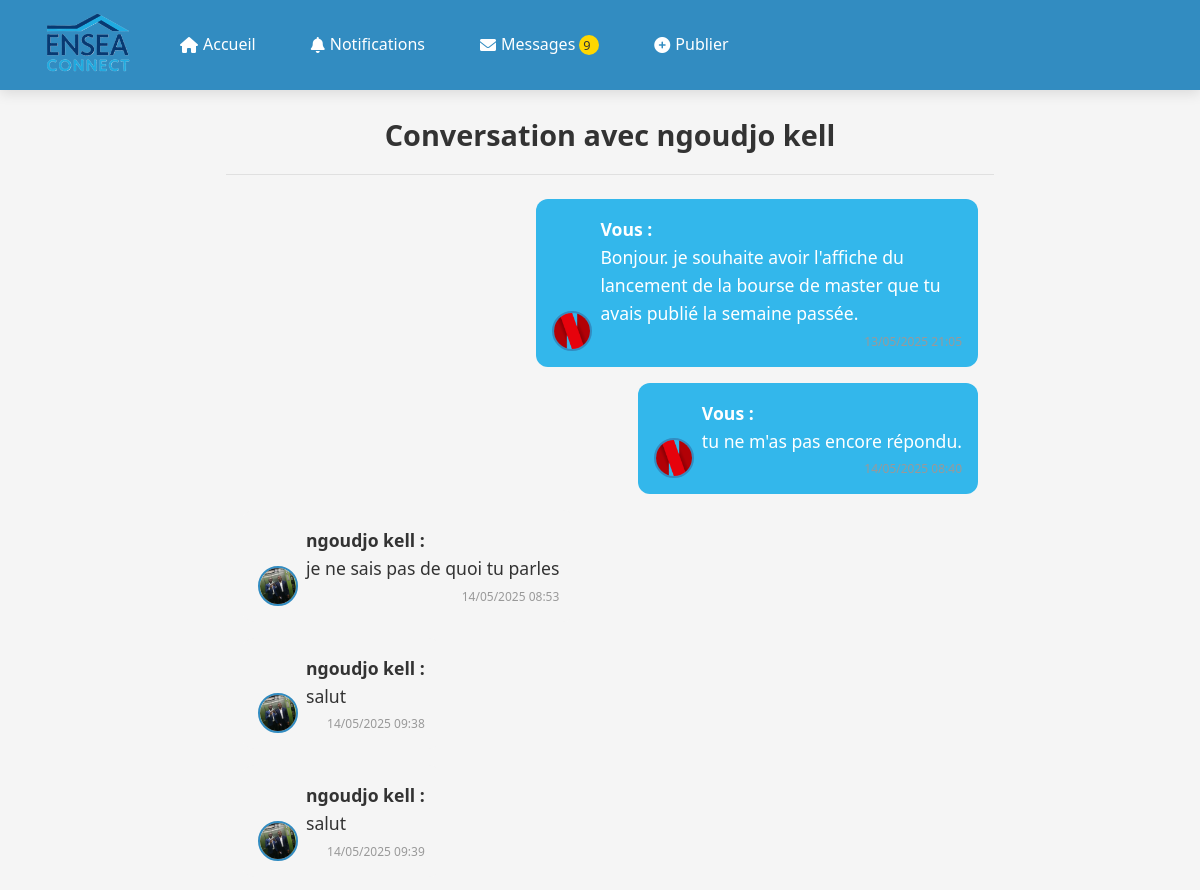
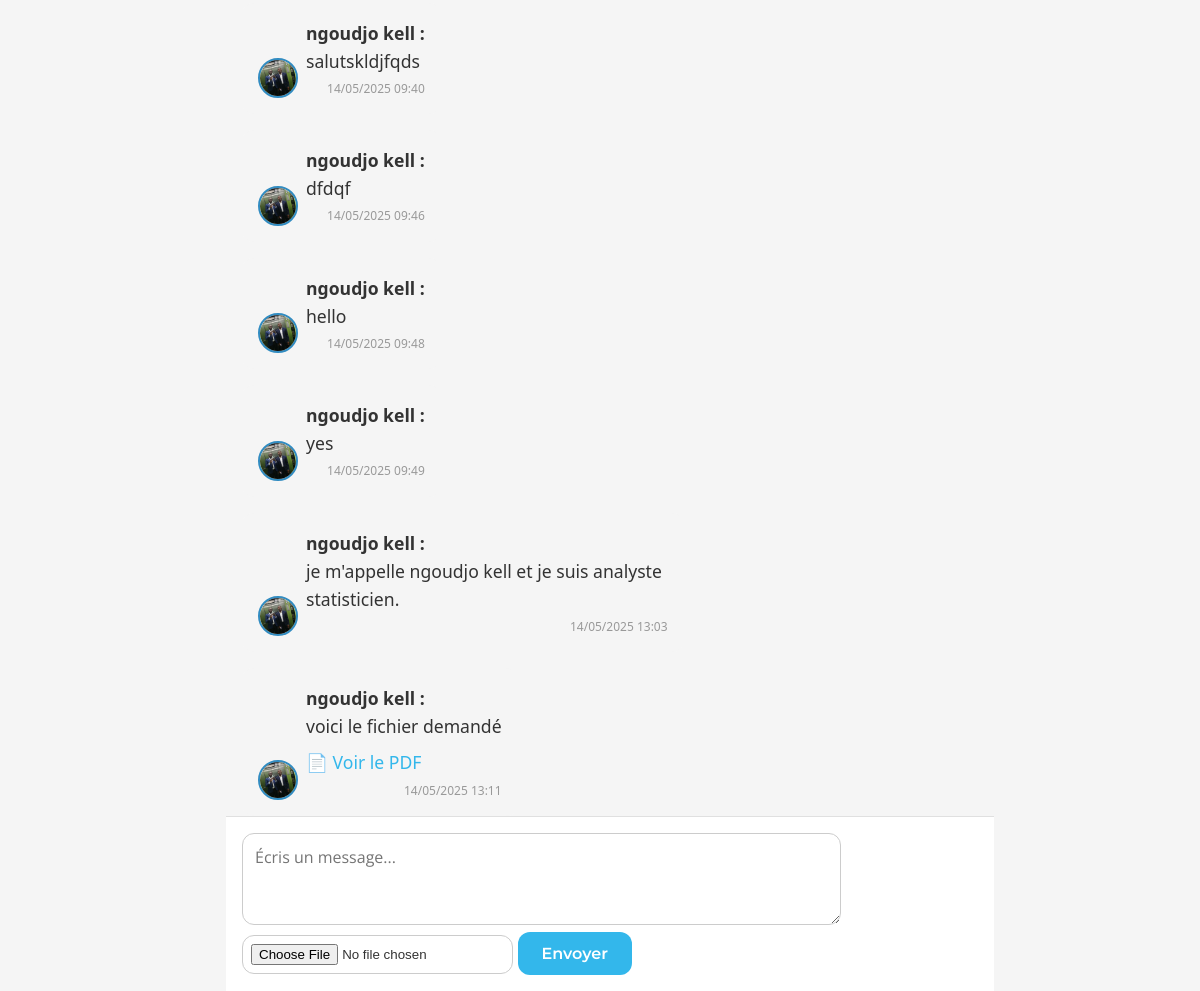
The app's page /messages/conversation/1 (signed in), older data (2 pictures, top to bottom).
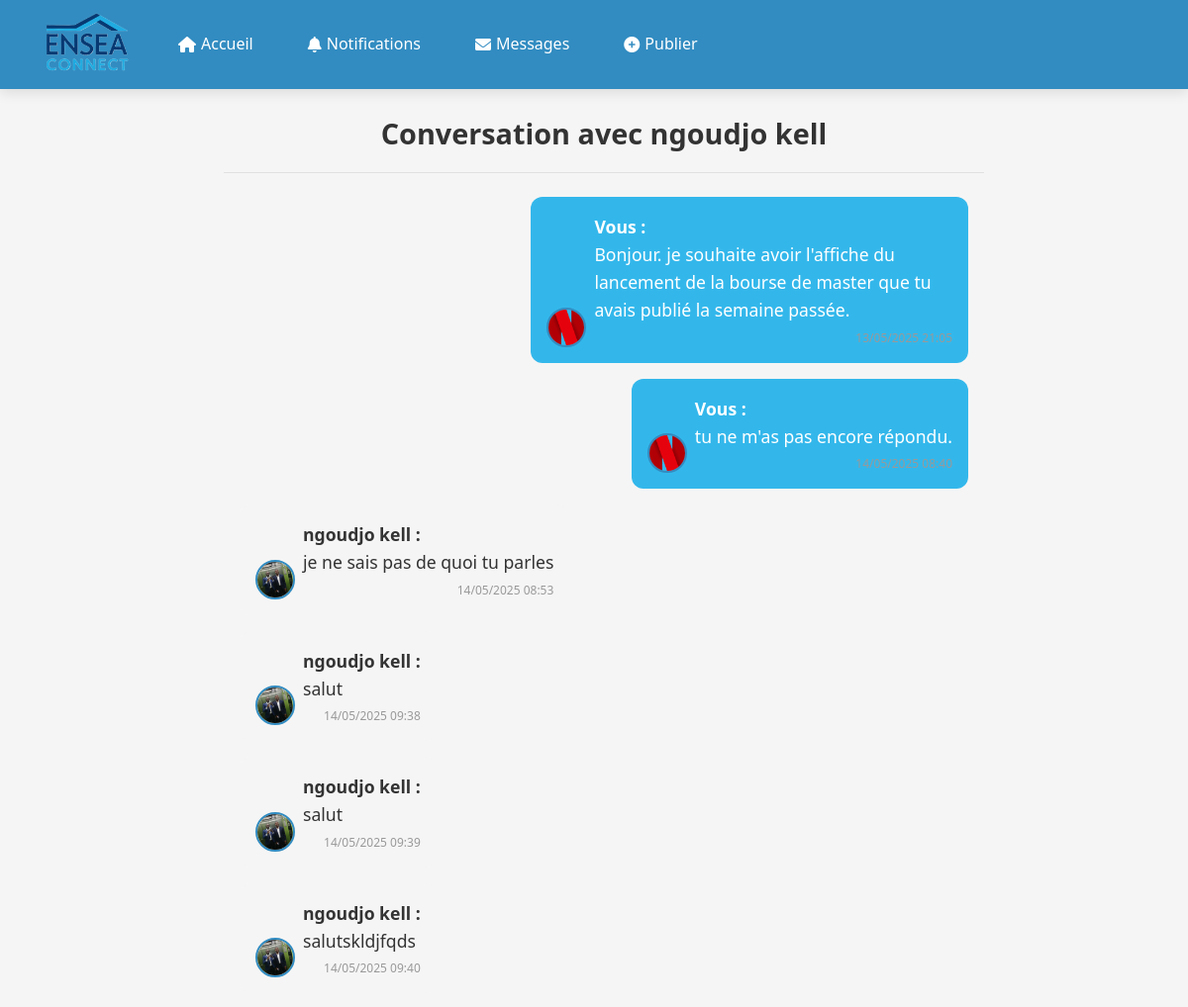
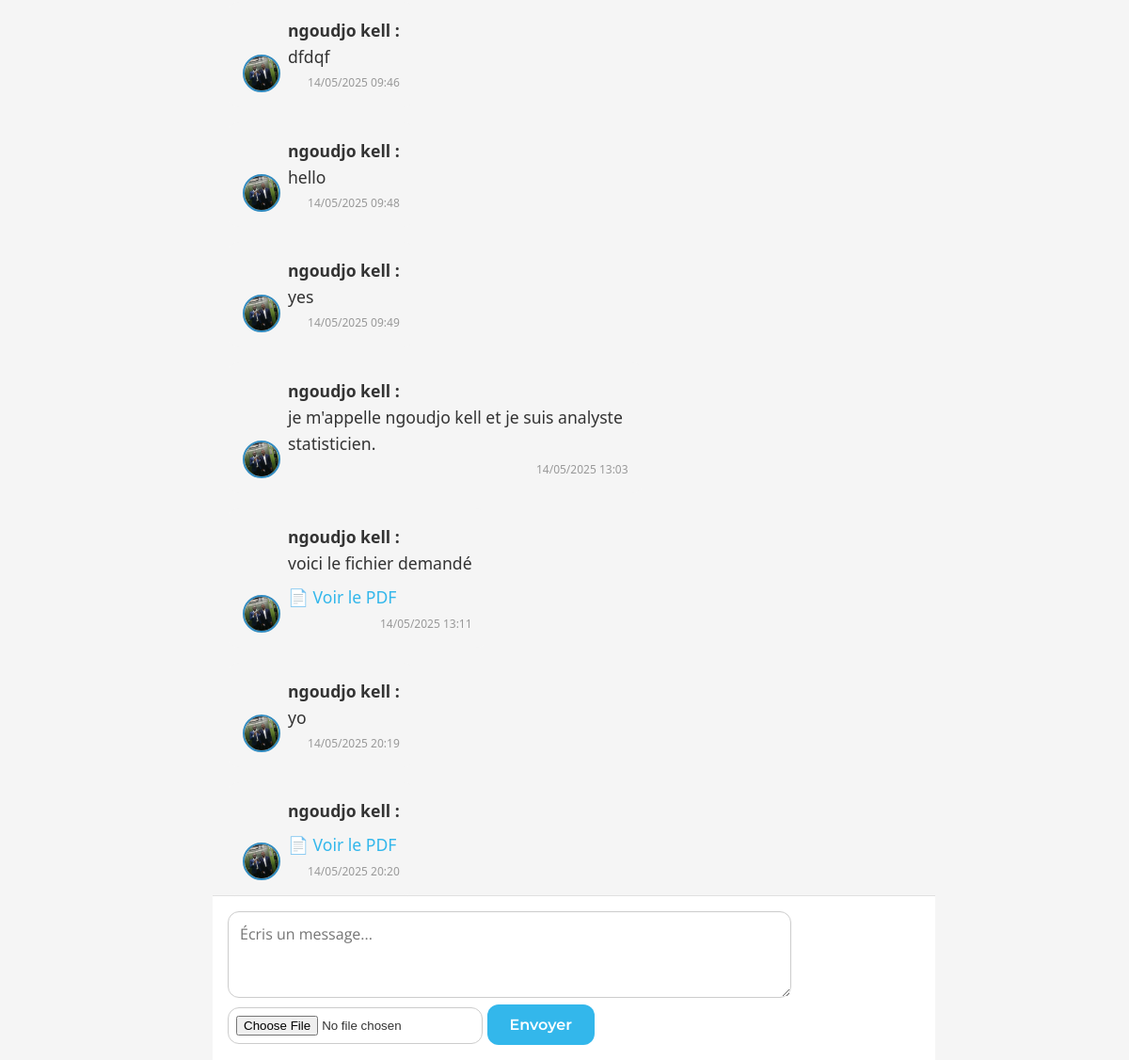
The same page, newer data (2 pictures, top to bottom).
### models.py (models this page shows)
class Message(db.Model):
    id = db.Column(db.Integer, primary_key=True)
    expediteur_id = db.Column(db.Integer, db.ForeignKey('utilisateur.id'), nullable=False)
    destinataire_id = db.Column(db.Integer, db.ForeignKey('utilisateur.id'), nullable=False)
    contenu = db.Column(db.Text, nullable=False)
    date_envoi = db.Column(db.DateTime, nullable=False)
    expediteur = db.relationship('Utilisateur', foreign_keys=[expediteur_id], backref='messages_envoyes')
    destinataire = db.relationship('Utilisateur', foreign_keys=[destinataire_id], backref='messages_recus')
    lu = db.Column(db.Boolean, default=False)
    fichier = db.Column(db.String(200))

class Utilisateur(UserMixin, db.Model):
    id = db.Column(db.Integer, primary_key=True)
    nom = db.Column(db.String(100), nullable=False)
    email = db.Column(db.String(120), unique=True, nullable=False)
    mot_de_passe = db.Column(db.String(200), nullable=False)
    bio = db.Column(db.Text, default="")
    statut = db.Column(db.String(20), nullable=False, default="étudiant")
    photo = db.Column(db.String(255))

### routes/messages.py (the view, shortened to what this page needs)
@bp.route('/conversation/<int:utilisateur_id>', methods=['GET', 'POST'])
@login_required
def conversation(utilisateur_id):
    interlocuteur = Utilisateur.query.get_or_404(utilisateur_id)
    messages = Message.query.filter(
        ((Message.expediteur_id == current_user.id) & (Message.destinataire_id == interlocuteur.id)) |
        ((Message.expediteur_id == interlocuteur.id) & (Message.destinataire_id == current_user.id))
    ).order_by(Message.date_envoi.asc()).all()
    for m in messages:
        if m.destinataire_id == current_user.id and not m.lu:
            m.lu = True
    db.session.commit()
    return render_template('messages/conversation.html', messages=messages, interlocuteur=interlocuteur)

### app.py (called while the page is built)
@login_manager.user_loader
def load_user(user_id):
    from models import Utilisateur
    return Utilisateur.query.get(int(user_id))

@app.context_processor
def inject_now():
    return {'current_year': datetime.now().year}

@app.context_processor
def inject_nb_messages():
    if current_user.is_authenticated:
        nb = Message.query.filter_by(destinataire_id=current_user.id, lu=False).count()
        return {'nb_nouveaux_messages': nb}
    return {'nb_nouveaux_messages': 0}

@app.context_processor
def inject_notifs():
    if current_user.is_authenticated:
        nb = Notification.query.filter_by(utilisateur_id=current_user.id, lu=False).count()
        return {'nb_notifications': nb}
    return {'nb_notifications': 0}

### templates/messages/conversation.html (shortened to what this page needs)
{% extends 'base.html' %}
{% block head %}
    <link rel="stylesheet" href="{{ url_for('static', filename='css/style_linkedin.css') }}">
    <link rel="stylesheet" href="{{ url_for('static', filename='css/style_conversation.css') }}">
{% endblock %}
{% block content %}
    <div class="conversation-container">
        <div class="conversation-header">
            <h2 class="conversation-title">Conversation avec {{ interlocuteur.nom }}</h2>
        </div>
        <div class="message-list">
            {% for msg in messages %}
                {% set is_me = msg.expediteur_id == current_user.id %}
                <div class="message-bubble {{ 'me' if is_me else 'them' }}">
                    <img src="{{ url_for('static', filename='uploads/' + msg.expediteur.photo) if msg.expediteur.photo else url_for('static', filename='img/default_user.png') }}" alt="Avatar" class="message-avatar">
                    <div class="message-content">
                        <p><strong>{{ msg.expediteur.nom if not is_me else 'Vous' }} :</strong></p>
                        <p>{{ msg.contenu }}</p>
                        {% if msg.fichier %}
                            <div class="message-file">
                                {% set ext = msg.fichier.split('.')[-1].lower() %}
                                {% if ext in ['jpg', 'jpeg', 'png', 'gif'] %}
                                    <img src="{{ url_for('static', filename='uploads/' + msg.fichier) }}" alt="Image">
                                {% elif ext in ['mp4', 'webm'] %}
                                    <video controls>
                                        <source src="{{ url_for('static', filename='uploads/' + msg.fichier) }}" type="video/{{ ext }}">
                                        Votre navigateur ne supporte pas la vidéo.
                                    </video>
                                {% elif ext in ['mp3', 'wav'] %}
                                    <audio controls>
                                        <source src="{{ url_for('static', filename='uploads/' + msg.fichier) }}" type="audio/{{ ext }}">
                                        Votre navigateur ne supporte pas la lecture audio.
                                    </audio>
                                {% elif ext in ['pdf'] %}
                                    <a href="{{ url_for('static', filename='uploads/' + msg.fichier) }}" target="_blank">📄 Voir le PDF</a>
                                {% else %}
                                    <a href="{{ url_for('static', filename='uploads/' + msg.fichier) }}" download>📎 Télécharger le fichier joint</a>
                                {% endif %}
                            </div>
                        {% endif %}
                        <div class="message-meta">{{ msg.date_envoi.strftime('%d/%m/%Y %H:%M') }}</div>
                    </div>
                </div>
            {% endfor %}
        </div>
        <div class="input-area">
            <form method="POST" enctype="multipart/form-data">
                <textarea name="contenu" rows="3" placeholder="Écris un message..." required></textarea>
                <input type="file" name="fichier">
                <button type="submit">Envoyer</button>
            </form>
        </div>
    </div>
{% endblock %}

Row changes from the older to the newer data that the page shows:
added Message: photo (picture), expediteur "ngoudjo kell", contenu "yo", date_envoi "14/05/2025 20:19"
added Message: photo (picture), expediteur "ngoudjo kell", date_envoi "14/05/2025 20:20"
Text that changed along with them:
{{ nb_nouveaux_messages }}: "9" → (not shown)
